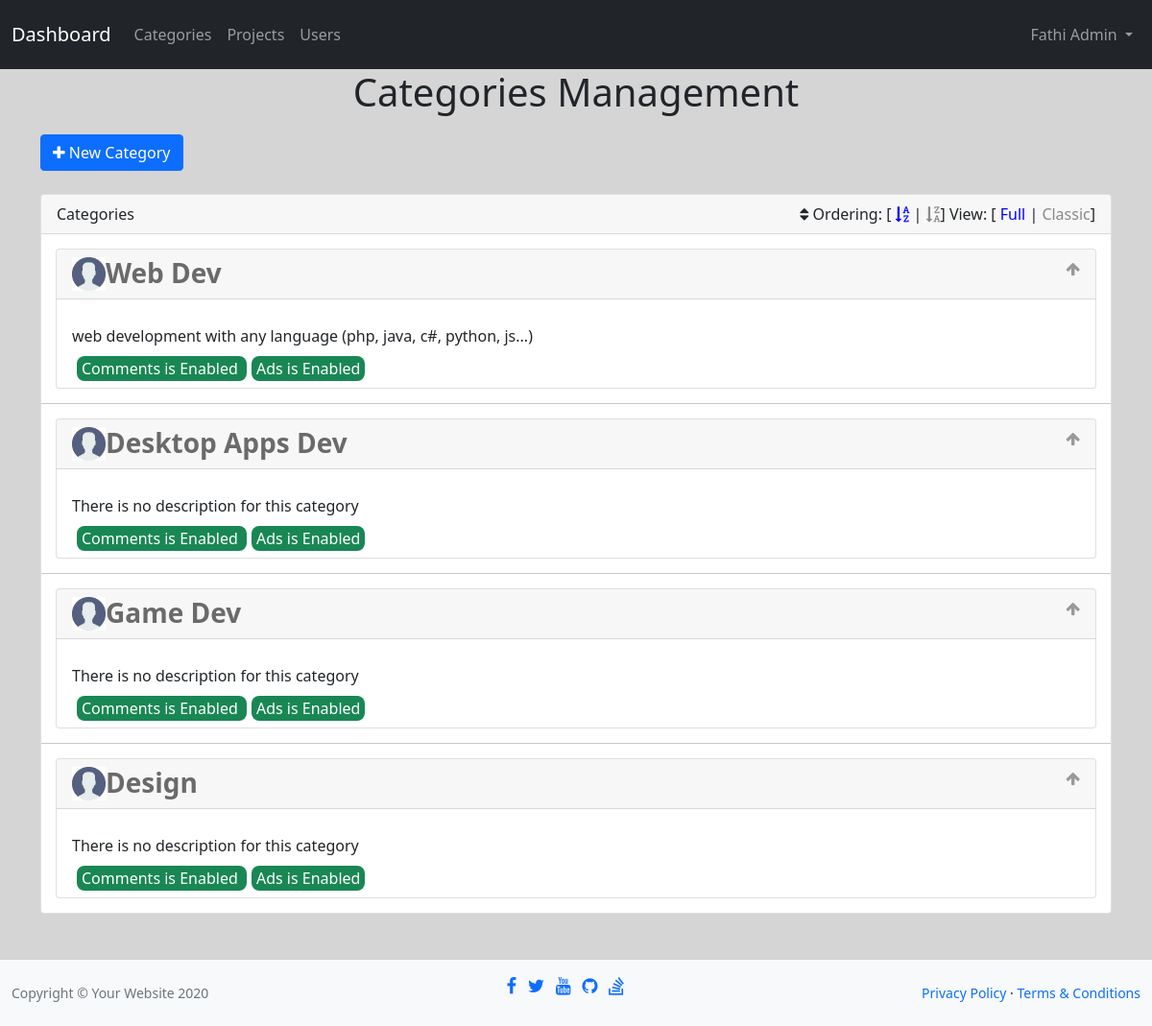
Screenshot of /admin/categories.php (signed in) with the database file from the repository.
### tables this page shows
CREATE TABLE `categories`(
	`id` 			TINYINT 	 	NOT NULL AUTO_INCREMENT,
	`title` 		VARCHAR(50)  	NOT NULL UNIQUE,
	`description` 	VARCHAR(400)	NOT NULL DEFAULT("There is no description for this category"),
	`visibility`  	BOOLEAN			NOT NULL DEFAULT(1),
	`comments`		BOOLEAN			NOT NULL DEFAULT(1),
	`ads`			BOOLEAN			NOT NULL DEFAULT(1),
	CONSTRAINT `category_id` PRIMARY KEY (`id`)
);

### includes/functions/functions.php (called while the page is built, shortened)
<?php
function selectRecords($select, $table, $value = null, $ordering = null, $sorting = null) {
    global $con;
    $stmt = "SELECT $select FROM $table";
    if(!empty($ordering))
        $stmt .= " ORDER BY $ordering";
    if(!empty($sorting))
        $stmt .= " $sorting";
    $sql = $con->prepare($stmt);
    $sql->execute();
    return $sql->fetchAll();
}

### admin/categories.php (the view, shortened to what this page needs)
<?php
include 'init.php';
$arr = array('ASC', 'DESC');
$sort = (isset($_GET['sort']) && in_array($_GET['sort'], $arr)) ? test_input($_GET['sort']) : 'ASC';
$rows = selectRecords('*', 'categories', null, 'id', $sort);
?>
<h1 class="text-center">Categories Management</h1>
<div class="container cats">
    <a href="addCategory.php" class="btn btn-primary"><i class="fa fa-plus"></i> New Category</a><br><br>
    <div class="card">
        <div class="card-header">
            Categories
            <div class="options pull-right">
                <i class="fa fa-sort"></i> Ordering: [
                <a <?php if($sort == 'ASC') echo 'class="active"'; ?> href="<?php htmlspecialchars($_SERVER['PHP_SELF']) ?>?sort=ASC"><i class="fa fa-sort-alpha-asc"></i></a> |
                <a <?php if($sort == 'DESC') echo 'class="active"'; ?> href="<?php htmlspecialchars($_SERVER['PHP_SELF']) ?>?sort=DESC"><i class="fa fa-sort-alpha-desc"></i></a>]
                View: [
                <span class="active" data-view="full">Full</span> |
                <span>Classic</span>]
            </div>
        </div>
        <div class="card-body">
            <?php if(empty($rows)) { ?>
                There is no categories
            <?php } else { foreach($rows as $row) { ?>
                <div class="cat">
                    <div class="card">
                        <div class="card-header">
                            <span class="toggle-info pull-right">
                                <i class="fa fa-arrow-up"></i>
                            </span>
                            <img class="pull-left" src="icon.png" alt="user image" width="35" height="35">
                            <a href="#">
                                <h3><?php echo $row['title'] ?></h3>
                            </a>
                        </div>
                        <div class="card-body">
                            <div class="view p-3 pb-2">
                                <p><?php echo $row['description'] ?></p>
                                <span class="<?php if($row['comments'] == 1) echo 'enabled'; else echo 'disabled'; ?>">
                                    Comments is <?php if($row['comments'] == 1) echo 'Enabled'; else echo 'Disabled'; ?>
                                </span>
                                <span class="<?php if($row['ads'] == 1) echo 'enabled'; else echo 'disabled'; ?>">
                                    Ads is <?php if($row['ads'] == 1) echo 'Enabled'; else echo 'Disabled'; ?>
                                </span>
                            </div>
                        </div>
                    </div>
                </div>
                <hr>
            <?php }} ?>
        </div>
    </div>
</div>
<?php include $inc . 'footer.php';

### layout/css/app.css (style rules this page uses)
h1 { margin-bottom: 20px; }
a { text-decoration: none; }
.toggle-info { color: #999; }
.cats hr { margin-bottom: 0; margin-top: 0; }
.cats .options a { color: #888; text-decoration: none; }
.cats .options span { color: #888; cursor: pointer; }
.cats .options .active { color: #00F; }
.cats .cat { padding: 15px; position: relative; overflow: hidden; }
.cats .card-body { padding: 0; }
.cats .cat h3 { color: #6A6A6A; font-weight: bold; margin: 0; cursor: pointer; }
.cats .cat .view p { margin: 10px 0; }
.enabled { background-color: #198754; color: #FFF; border-radius: 8px; margin-left: 5px; padding: 2px 5px; }

### rows the page displays
categories: title "Web Dev", description "web development with any language (php, java, c#, python, js...)", comments "Enabled", ads "Enabled"
categories: title "Desktop Apps Dev", description "There is no description for this category", comments "Enabled", ads "Enabled"
categories: title "Game Dev", description "There is no description for this category", comments "Enabled", ads "Enabled"
categories: title "Design", description "There is no description for this category", comments "Enabled", ads "Enabled"

### other values shown
$_SESSION['admin'] "Fathi Admin"
